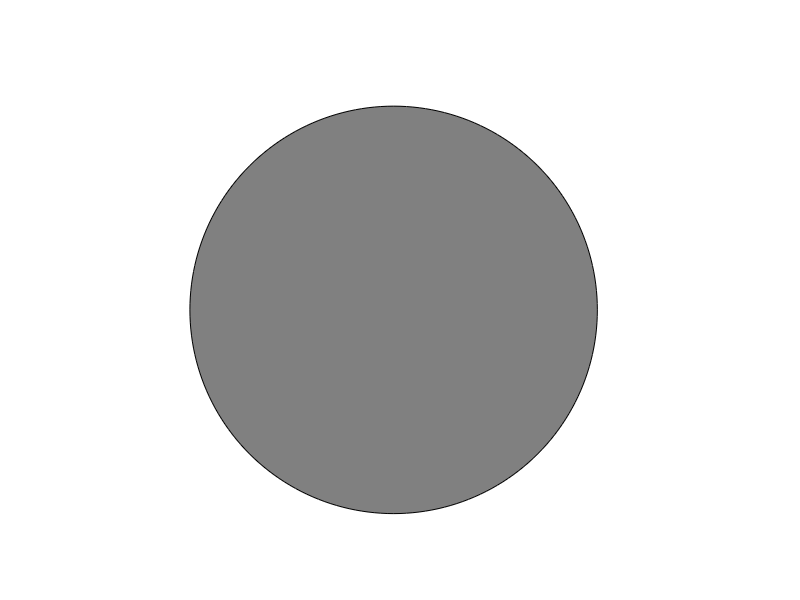

Here is the MATLAB script that generated this plot: (Note: this script raises an error after producing the figure.)
%GENERATE_PATTERNS_STANDARD_AND_CONTROL

clear;
close all
%colordef none; %#ok<COLORDEF>
set(groot);

%% Parameters

stim_pathes = {"E:/"};

%PV = false; %true; 

for foldernum = 1:length(stim_pathes)
    %colordef none; 
    set(groot);
    disp(foldernum);
    stim_path = stim_pathes{foldernum};
    % Picture specs
    %winsize_x = 220; %
    %winsize_y = 220; %
    %pos = [220, 220, winsize_x/2, winsize_y/2]; %half for mac for getframe to get correct size
    winsize_x = 267; %
    winsize_y = 356; %
    pos = [267, 356, winsize_x/2, winsize_y/2];
    set(gcf,'Position',pos,'Units','pixels');
    
     % Numerosity specs
    %nums = [1,2,3,4,5,6,7,8,9,10,11,12,13,14,16,18,19,22,25,28,32];  % match 4-fach [1,2,3,4,5,6,7,8,9,10], non match [11,12,13,14,16,18,19,22,25,28,32] 1-fach
    nums = [0, 2, 3, 4, 5, 6, 7, 8, 9, 10, 11, 12, 13, 14, 15, 16, 18, 19, 21, 22, 23, 25, 27, 28, 32, 35, 38, 41, 44, 47];
    imagesii = [1, 1, 1, 1, 1, 4, 4, 4, 4, 4, 4, 4, 4, 4, 4, 1, 1, 1, 1, 1, 1, 1, 1, 1, 1, 1, 1, 1, 1, 1];
    %imagesii = [4,4,4,4,4,4,4,4,4,4,1,1,1,1,1,1,1,1,1,1,1]; % Number of different images per numerosity and condition, 4 match, 1 non-match
    
    
    % Dots
    dot_rad = [.18];    % Radius - other: [.23, .235]
    min_dist = 0.2;        %minimum distance between dots [a.U.], 0.2 (takes forever for 32 but possible)
    lowcut = 0.01;         %lowcut for density; original = 1.05
    highcut = 20;           %highcut for density; for sample <8 = 4.95, for higher 
    
    % Same for controls
    total_area = 2;     %2;
    mindist_cnt = 0.2;  %0.2   % minimum distance between dots [a.U.] 
    lowcut_cnt = 4;        % Dichte der Punkte: 4-4.2 lower value --> higher density
    highcut_cnt = 4.2;     % mit 5% abweichung
    
    % Background circle
    xbig = 5.5;                   % center, 5,5 original
    ybig = 5.5;
    radiusbig = 5;              % radius
    backcolor = [0.5 0.5 0.5];  % color
    edgecolor2 = [0.5 0.5 0.5]; %PV
     
    %edgecolor = backcolor;
    % if PV == true
    %     edgecolor = edgecolor2;
    % end
    
    % Circle generation
    t = (0:2*pi/200:2*pi);
    x = sin(t);
    y = cos(t);
    
    
    %% Generate dot stimuli
   
    % Loop over numbers to generate
    for idx = 1:1:length(nums)
        number = nums(idx);
        if number == 32 | number == 28
            disp(number);
        end
        images = imagesii(idx);

        %% Standard stimuli
        i = 0;
        while i <= images-1 % while not enough images
            % if PV == true
            %     fill(x*(radiusbig+0.3)+xbig, y*(radiusbig+0.3)+ybig, edgecolor); 
            %     % edge around circle
            %     hold on 
            % end
            fill(x * radiusbig + xbig, y * radiusbig + xbig, backcolor); % Draw ackground circle
            hold on
            axis([0 12 0 12]);
            axis square off

            % Dot specs
            %radius = shuffle(dot_rad(1):0.00001:dot_rad(2)); %lab intern function
            radius = zeros(number, 1) + dot_rad(1); % same radius for all

            %Random dot positions
            dpos = 1 + 8 * rand(2, number);

            %Check whether dots lie within background circle (taking dot size
            %into account)
            for d=1:number %loop over dots
                check = false;
                while ~check
                    distance = sqrt(abs(dpos(1,d)-xbig)^2 + abs(dpos(2,d)-ybig)^2);
                    if distance + 2 * radius(d) > 4.97 %4.6 %new values if outside
                        dpos(:, d) = 1 + 8 * rand(2, 1);
                    else
                        check=true;
                    end
                end
            end

            % Get minimum distance between two biggest points
            if number > 1
                s = sort(radius(1:number), 'descend');
                dist_min = s(1) + s(2) + min_dist;
            end

            % Check that density of any two dots lay within density range
            print_pic = false;
            if number > 1
                dens = density(dpos(1, 1:number), dpos(2, 1:number));
                % disp(min(dens)-dist_min); %Lena minimal distance is not met
                if (mean(dens) > lowcut && mean(dens) < highcut ) &&...
                        (min(dens) > dist_min)
                    print_pic = true;
                end
            else
                print_pic = true;
            end

            % Plot dot array if density criteria are fulfilled
            if print_pic

                % Loop over dots
                for d2 = 1:number
                    % Draw dots
                    fill(x * radius(d2) + dpos(1, d2), y * radius(d2) + dpos(2, d2),...
                        [0 0 0],'EdgeColor',[0 0 0]);
                end

                % Take a snapshot
                f = getframe(gcf);
                [img, ~] = frame2im(f);

                % Optionally mirror/flip/rotate image before saving
                % img = rot90(img,2);

                % if PV == false
                %     filename = strcat('S',strcat(num2str(number),...
                %         num2str(i)),'.bmp'); 
                % else
                %     filename = strcat('S',strcat(num2str(number),...
                %         num2str(i)),'_PV.bmp'); 
                % end

                % First save normal image
                filename = strcat('S', strcat(num2str(number),...
                        num2str(i)), '.bmp');
                %imwrite(img, strcat(stim_path,filename));
                hold off

                % save the same img with colored ring
                % edgecolor = edgecolor2;
                %colordef none; 
                set(groot);
                set(gcf, 'Position', pos, 'Units', 'pixels');
                % fill(x*(radiusbig+0.3)+xbig, y*(radiusbig+0.3)+ybig,
                % edgecolor2); % draws colored ring
                % hold on 
                fill(x * radiusbig + xbig, y * radiusbig + xbig, backcolor); % Draw ackground circle
                hold on
                axis([0 12 0 12]);
                axis square off
                % Loop over dots
                for d2 = 1:number
                    % Draw dots
                    fill(x * radius(d2) + dpos(1, d2), y * radius(d2) + dpos(2, d2),...
                        [0 0 0], 'EdgeColor', [0 0 0]);
                end
                f = getframe(gcf);
                [img, ~] = frame2im(f);

                filename = strcat('S', strcat(num2str(number),...
                        num2str(i)), '_PV.bmp'); 
                %imwrite(img, strcat(stim_path,filename));
                hold off
                i = i + 1;
            end % if (print_pic)
        end % while (images)

        %% Control stimuli (area + density)
        i = 0; 
        %disp(number); 
        while i <= images-1 % while not enough images
            fill(x * radiusbig + xbig, y * radiusbig + xbig, backcolor); % Draw ackground circle
            hold on
            axis([0 12 0 12]);
            axis square off

            % Dot specs
            sizes = calc_area(total_area, number); %get the dot sizes (radius) for equal area althogether

            %Random dot positions
            dpos = 1 + 8 * rand(2, number);

            %Check whether dots lie within background circle (taking dot size
            %into account)
            for d=1:number %loop over dots
                check = false;
                while ~check
                    distance = sqrt(abs(dpos(1, d)- xbig)^2 + abs(dpos(2, d) - ybig)^2);
                    if distance + 2 * sizes(d) > 4.97  % wieso 4.6? sollte gesamt Durchmesser nicht überschreiten --> 4.8
                        dpos(:, d) = 1 + 8 * rand(2, 1);
                    else
                        check=true;
                    end
                end
            end

            % Get minimum distance between two biggest points
            if number > 1
                s = sort(sizes(1:number), 'descend');
                dist_min = s(1) + s(2) + mindist_cnt;
            end

            % Check that density of any two dots lay within density range
            print_pic = false;
            if number > 1
                dens = density(dpos(1, 1:number),dpos(2, 1:number));

                % % print density if min criteria is fullfilled:
                % if (min(dens) > dist_min)
                %     disp([num2str(number),' mean dens:',num2str(mean(dens)),' dist_min:', num2str(min(dens)), 'cut off',num2str(dist_min)]);
                % end

                if (mean(dens) > lowcut_cnt && mean(dens) < highcut_cnt ) ...
                       && (min(dens) > dist_min)
                    print_pic = true;
                end
            else
                print_pic = true;
            end

            % Plot dot array if density criteria are fulfilled
            if print_pic

                % Loop over dots
                for d2 = 1:number
                    % Draw dots
                    fill(x * sizes(d2) + dpos(1, d2), y * sizes(d2) + dpos(2, d2),...
                        [0 0 0], 'EdgeColor', [0 0 0]);
                end

                % Take a snapshot
                f = getframe(gcf);
                [img, ~] = frame2im(f);
                filename = strcat('C', strcat(num2str(number),...
                        num2str(i)), '.bmp'); 


                imwrite(img, strcat(stim_path,filename));
                hold off


                % save the same img with colored ring
                %colordef none; 
                set(groot);
                set(gcf, 'Position', pos, 'Units', 'pixels');
                % fill(x * (radiusbig + 0.3) + xbig, y * (radiusbig + 0.3) + ybig, edgecolor2); 
                hold on 
                c = fill(x * radiusbig + xbig, y * radiusbig + xbig, backcolor); % Draw ackground circle
                c.EdgeColor = "none";
                axis([0 12 0 12]);
                axis square off
                % Loop over dots
                for d2 = 1:number
                    % Draw dots
                    fill(x * sizes(d2) + dpos(1, d2), y * sizes(d2) + dpos(2, d2),...
                        [0 0 0], 'EdgeColor', [0 0 0]);
                end
                f = getframe(gcf);
                [img, ~] = frame2im(f);

                filename = strcat('C', strcat(num2str(number),...
                        num2str(i)), '_PV.bmp'); 
                %imwrite(img, strcat(stim_path,filename));
                hold off


                i = i + 1;
            end % if (print_pic)
        end % while (images)
    end % for (number)
    
    reset(groot);
    close all
    
end % for stim path folders

%% play sound when done
f = 400;
ts = 1 / 15000;
T = .3;
t = 0:ts:T;
y = sin(2 * pi * f * t);
soundsc(y)
